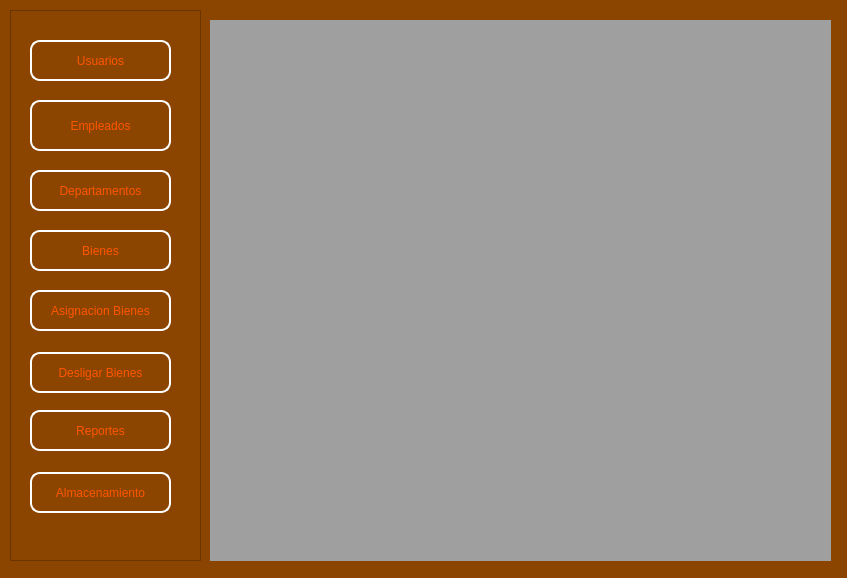
<?xml version="1.0" encoding="UTF-8"?>
<ui version="4.0">
 <class>MenuPrincipal</class>
 <widget class="QMainWindow" name="MenuPrincipal">
  <property name="geometry">
   <rect>
    <x>0</x>
    <y>0</y>
    <width>847</width>
    <height>578</height>
   </rect>
  </property>
  <property name="windowTitle">
   <string>MainWindow</string>
  </property>
  <property name="styleSheet">
   <string notr="true">
background-color: rgb(139, 69, 0);</string>
  </property>
  <widget class="QWidget" name="centralwidget">
   <widget class="QFrame" name="frmControles">
    <property name="geometry">
     <rect>
      <x>10</x>
      <y>10</y>
      <width>191</width>
      <height>551</height>
     </rect>
    </property>
    <property name="styleSheet">
     <string notr="true">QPushButton{
	
border-radius:10px;
font:12pt&quot;Arial&quot;;
color:rgb(255,255,254);
border:2px solid #ffffff;
}
QPushButton:hover{
border-radius:10px;
font:12pt&quot;Arial&quot;;
color: rgb(255,255,255);
border:2px solid rgb(120,0,171);
  background-color: rgb(170, 85, 0);
}

#frmControles{
	background-image: url(:/fondo/imagen-llamativa-cintas-sobre-fondo-oscuro-generacion-ai_724548-22165.jpg);
}</string>
    </property>
    <property name="frameShape">
     <enum>QFrame::StyledPanel</enum>
    </property>
    <property name="frameShadow">
     <enum>QFrame::Raised</enum>
    </property>
    <widget class="QPushButton" name="btnUsuarios">
     <property name="geometry">
      <rect>
       <x>20</x>
       <y>30</y>
       <width>141</width>
       <height>41</height>
      </rect>
     </property>
     <property name="styleSheet">
      <string notr="true">font: 12pt &quot;MS Shell Dlg 2&quot;;
font: 14pt &quot;MS Shell Dlg 2&quot;;
color: rgb(255, 85, 0);</string>
     </property>
     <property name="text">
      <string>Usuarios</string>
     </property>
     <property name="icon">
      <iconset resource="recursos/images.qrc">
       <normaloff>:/prefijoNuevo/perfil-del-usuario.png</normaloff>:/prefijoNuevo/perfil-del-usuario.png</iconset>
     </property>
    </widget>
    <widget class="QPushButton" name="btnEmpleados">
     <property name="geometry">
      <rect>
       <x>20</x>
       <y>90</y>
       <width>141</width>
       <height>51</height>
      </rect>
     </property>
     <property name="styleSheet">
      <string notr="true">font: 14pt &quot;MS Shell Dlg 2&quot;;
color: rgb(255, 85, 0);</string>
     </property>
     <property name="text">
      <string>Empleados</string>
     </property>
     <property name="icon">
      <iconset resource="recursos/images.qrc">
       <normaloff>:/prefijoNuevo/perfil-del-usuario.png</normaloff>:/prefijoNuevo/perfil-del-usuario.png</iconset>
     </property>
    </widget>
    <widget class="QPushButton" name="btnDepartamentos">
     <property name="geometry">
      <rect>
       <x>20</x>
       <y>160</y>
       <width>141</width>
       <height>41</height>
      </rect>
     </property>
     <property name="styleSheet">
      <string notr="true">color: rgb(255, 85, 0);
font: 12pt &quot;MS Shell Dlg 2&quot;;</string>
     </property>
     <property name="text">
      <string>Departamentos</string>
     </property>
     <property name="icon">
      <iconset resource="recursos/images.qrc">
       <normaloff>:/prefijoNuevo/perfil-del-usuario.png</normaloff>:/prefijoNuevo/perfil-del-usuario.png</iconset>
     </property>
    </widget>
    <widget class="QPushButton" name="btnBienes">
     <property name="geometry">
      <rect>
       <x>20</x>
       <y>220</y>
       <width>141</width>
       <height>41</height>
      </rect>
     </property>
     <property name="styleSheet">
      <string notr="true">color: rgb(255, 85, 0);
font: 12pt &quot;MS Shell Dlg 2&quot;;
font: 14pt &quot;MS Shell Dlg 2&quot;;</string>
     </property>
     <property name="text">
      <string>Bienes</string>
     </property>
     <property name="icon">
      <iconset resource="recursos/images.qrc">
       <normaloff>:/prefijoNuevo/perfil-del-usuario.png</normaloff>:/prefijoNuevo/perfil-del-usuario.png</iconset>
     </property>
    </widget>
    <widget class="QPushButton" name="btnAsignacion">
     <property name="geometry">
      <rect>
       <x>20</x>
       <y>280</y>
       <width>141</width>
       <height>41</height>
      </rect>
     </property>
     <property name="styleSheet">
      <string notr="true">font: 11pt &quot;MS Shell Dlg 2&quot;;
color: rgb(255, 85, 0);</string>
     </property>
     <property name="text">
      <string>Asignacion Bienes</string>
     </property>
     <property name="icon">
      <iconset resource="recursos/images.qrc">
       <normaloff>:/prefijoNuevo/perfil-del-usuario.png</normaloff>:/prefijoNuevo/perfil-del-usuario.png</iconset>
     </property>
    </widget>
    <widget class="QPushButton" name="btnAlmacenamiento">
     <property name="geometry">
      <rect>
       <x>20</x>
       <y>462</y>
       <width>141</width>
       <height>41</height>
      </rect>
     </property>
     <property name="styleSheet">
      <string notr="true">color: rgb(255, 85, 0);
font: 14pt &quot;MS Shell Dlg 2&quot;;
font: 11pt &quot;MS Shell Dlg 2&quot;;</string>
     </property>
     <property name="text">
      <string>Almacenamiento</string>
     </property>
     <property name="icon">
      <iconset resource="recursos/images.qrc">
       <normaloff>:/prefijoNuevo/cerrar-con-llave.png</normaloff>:/prefijoNuevo/cerrar-con-llave.png</iconset>
     </property>
    </widget>
    <widget class="QPushButton" name="btnReportes">
     <property name="geometry">
      <rect>
       <x>20</x>
       <y>400</y>
       <width>141</width>
       <height>41</height>
      </rect>
     </property>
     <property name="styleSheet">
      <string notr="true">color: rgb(255, 85, 0);
font: 14pt &quot;MS Shell Dlg 2&quot;;</string>
     </property>
     <property name="text">
      <string>Reportes</string>
     </property>
     <property name="icon">
      <iconset resource="recursos/images.qrc">
       <normaloff>:/prefijoNuevo/cerrar-con-llave.png</normaloff>:/prefijoNuevo/cerrar-con-llave.png</iconset>
     </property>
    </widget>
    <widget class="QPushButton" name="btnDesligar">
     <property name="geometry">
      <rect>
       <x>20</x>
       <y>342</y>
       <width>141</width>
       <height>41</height>
      </rect>
     </property>
     <property name="styleSheet">
      <string notr="true">color: rgb(255, 85, 0);
font: 11pt &quot;MS Shell Dlg 2&quot;;
font: 12pt &quot;MS Shell Dlg 2&quot;;</string>
     </property>
     <property name="text">
      <string>Desligar Bienes</string>
     </property>
     <property name="icon">
      <iconset resource="recursos/images.qrc">
       <normaloff>:/prefijoNuevo/perfil-del-usuario.png</normaloff>:/prefijoNuevo/perfil-del-usuario.png</iconset>
     </property>
    </widget>
   </widget>
   <widget class="QMdiArea" name="mdiArea">
    <property name="geometry">
     <rect>
      <x>210</x>
      <y>20</y>
      <width>621</width>
      <height>541</height>
     </rect>
    </property>
    <widget class="QWidget" name="subwindow">
     <property name="windowTitle">
      <string>Subwindow</string>
     </property>
    </widget>
   </widget>
  </widget>
  <action name="mniUsuarios">
   <property name="checkable">
    <bool>true</bool>
   </property>
   <property name="text">
    <string>Usuarios</string>
   </property>
   <property name="toolTip">
    <string>Usuarios</string>
   </property>
  </action>
  <action name="mniEmpleados">
   <property name="checkable">
    <bool>true</bool>
   </property>
   <property name="text">
    <string>Empleados</string>
   </property>
   <property name="toolTip">
    <string>Emleados</string>
   </property>
  </action>
 </widget>
 <resources>
  <include location="recursos/images.qrc"/>
 </resources>
 <connections>
  <connection>
   <sender>btnUsuarios</sender>
   <signal>clicked()</signal>
   <receiver>mdiArea</receiver>
   <slot>showFullScreen()</slot>
   <hints>
    <hint type="sourcelabel">
     <x>100</x>
     <y>60</y>
    </hint>
    <hint type="destinationlabel">
     <x>525</x>
     <y>285</y>
    </hint>
   </hints>
  </connection>
  <connection>
   <sender>btnEmpleados</sender>
   <signal>clicked()</signal>
   <receiver>mdiArea</receiver>
   <slot>showFullScreen()</slot>
   <hints>
    <hint type="sourcelabel">
     <x>100</x>
     <y>125</y>
    </hint>
    <hint type="destinationlabel">
     <x>525</x>
     <y>285</y>
    </hint>
   </hints>
  </connection>
 </connections>
</ui>
